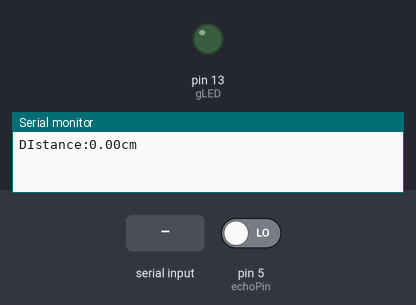
Simulated run of this sketch. Board: Arduino Uno, built with avr-gcc and run on an emulated ATmega328P. On the bench: output pins drawn as LEDs (lit = HIGH), the last lines printed to the serial monitor. Inputs (shaded band) come from the test bench; at power-on: pin 5 (echoPin) LOW. Pins used as bus, display or sensor lines are not drawn.

Above: at 1.2 s.
1.3 s: "1" received over the second serial link
At 1.9 s:
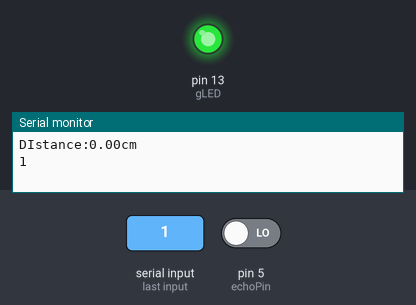
Timing chart, 0 to 4.3 s (numbered marks = the images above; inputs shaded):
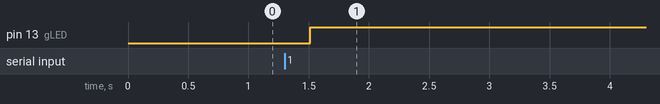

The sketch:

sketch_sep07b.ino
```cpp
// 블루투스 & 초음파센서
#include <SoftwareSerial.h> //시리얼통신 라이브러리 호출

SoftwareSerial mySerial(2, 3);
int trigPin = 4;
int echoPin = 5;
int gLED = 13;

void setup(){
 Serial.begin(9600);
 mySerial.begin(9600); //블루투스 시리얼
 pinMode(trigPin, OUTPUT);
 pinMode(echoPin, INPUT);
 pinMode(gLED,OUTPUT);
}

//초음파를 보낸다. 다 보내면 echo가 HIGH(신호받기) 상태로 대기

void loop(){
  float duration, distance;
  digitalWrite(trigPin, HIGH);
  delay(10);
  digitalWrite(trigPin, LOW);

  // echoPin 이 HIGH를 유지한 시간을 저장한다.
  duration = pulseIn(echoPin, HIGH);
  // HIGH였을 때 시간(초음파가 보냈다가 다시 들어온 시간)을 가지고 거리를 계산한다.
  // 340은 초당 초음파(소리)의 속도, 10000은 밀리세컨드를 세컨드로, 왕복거리이므로 2로 나눠준다.
  distance = ((float)(340 * duration) / 10000) / 2;

 Serial.print("\nDIstance:");
 Serial.print(distance);
 Serial.println("cm\n");
 delay(500);
 if(distance<=500){digitalWrite(gLED,HIGH);}else{digitalWrite(gLED,LOW);}
 if (mySerial.available()) {
 Serial.write(mySerial.read());  //블루투스 측 내용을 시리얼 모니터에 출력
  }
 if (Serial.available()) {
 mySerial.write(Serial.read());  //시리얼 모니터 내용을 블루투스 측에 WRITE
  }
}
```
